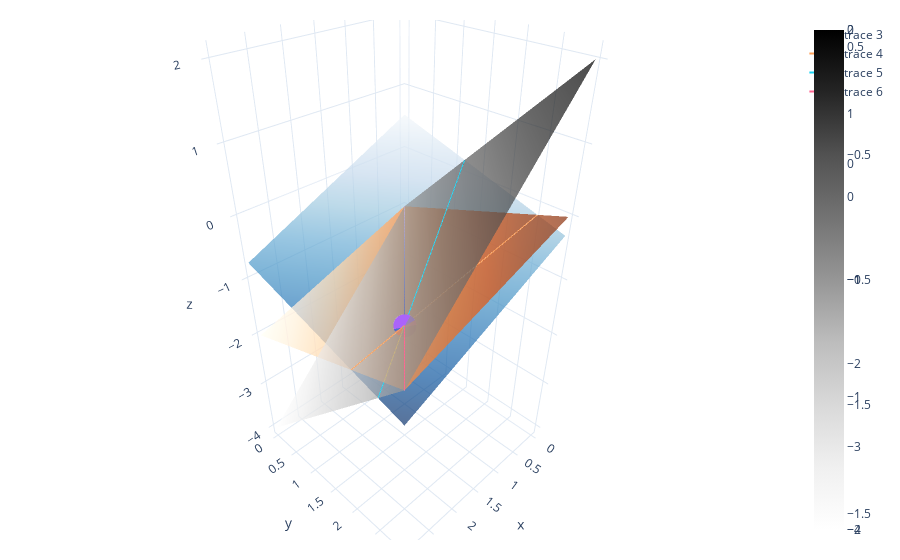

This figure's notebook cell:
### Markdown cell above
#### Solución única: tres dimensiones

### Code cell
a = np.linspace(0,3,10)
b = np.linspace(0,3,10)

X,Y = np.meshgrid(a,b)

# Planos
Z1 = - 3/7*X - 2/7*Y + 4/7
Z2 = -1/3*X + 1/3*Y - 1
Z3 = -X + Y -1

# Rectas
X_r = a
Y_12 = 33/13-2/13*X_r
Z_12 = -5/13*X_r-2/13

Y_13 = 4/9*X_r+11/9
Z_13 = 2/9-5/9*X_r

Y_23 = X_r
Z_23 = np.repeat(-1, len(X_r))


fig = go.Figure(data =
                [
                 go.Surface(
                     x = X, y = Y,
                     z = Z1,
                     colorscale = "blues", opacity = .7, reversescale = True),
                 go.Surface(
                     x = X, y = Y,
                     z = Z2, 
                     colorscale="oranges", opacity = .7),
                 go.Surface(
                     x = X, y = Y,
                     z = Z3,
                     colorscale = 'greys', opacity = .7),
                 go.Scatter3d(x = [11/5], y = [11/5], z = [-1], mode = 'markers'),
                 go.Scatter3d(x = X_r, y = Y_12, z = Z_12, mode = 'lines'),
                 go.Scatter3d(x = X_r, y = Y_13, z = Z_13, mode = 'lines'),
                 go.Scatter3d(x = X_r, y = Y_23, z = Z_23, mode = 'lines'),
                 ]
                )

fig.update_layout(
    margin=dict(l=20, r=20, t=20, b=20)
)

fig.show()
